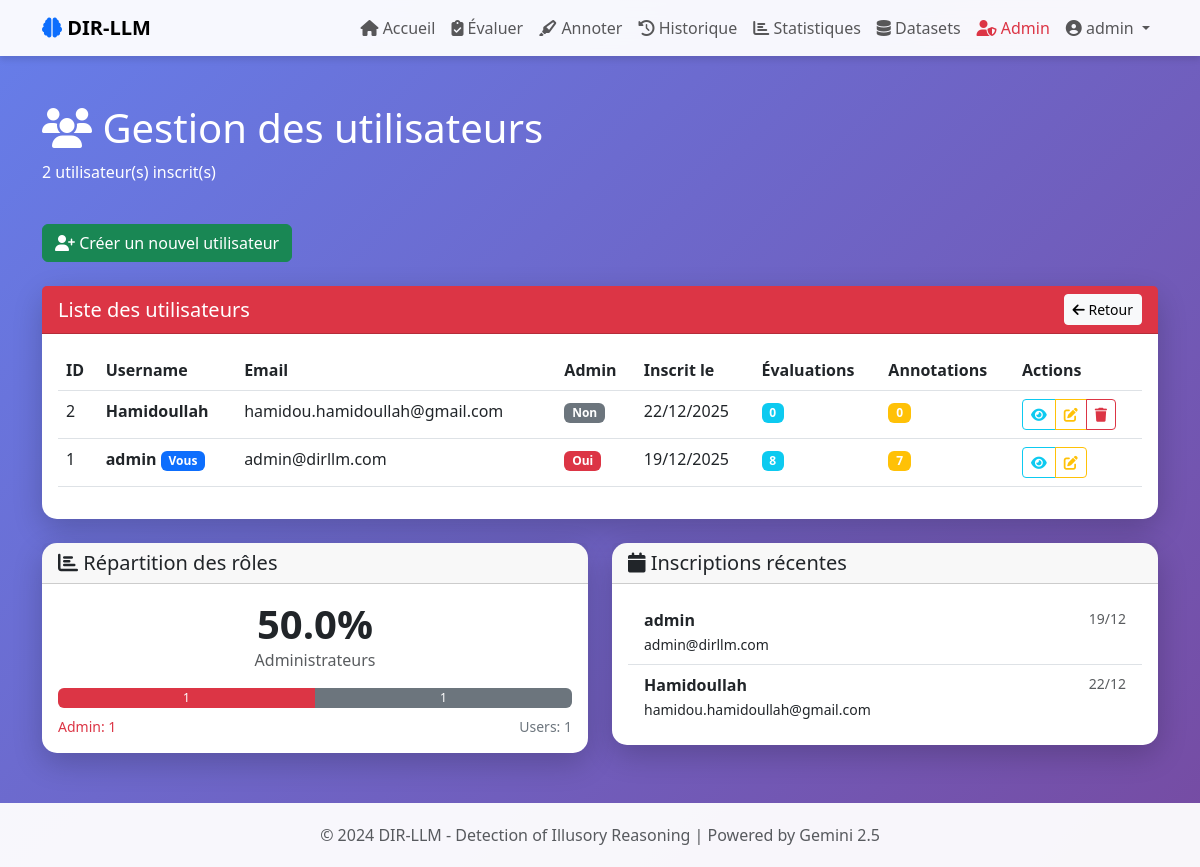
The app's page /admin/users (signed in) with its own data.
### models/user.py (models this page shows, shortened)
class User(UserMixin, db.Model):
    id = db.Column(db.Integer, primary_key=True)
    username = db.Column(db.String(80), unique=True, nullable=False)
    email = db.Column(db.String(120), unique=True, nullable=False)
    password_hash = db.Column(db.String(200), nullable=False)
    created_at = db.Column(db.DateTime, default=datetime.utcnow)
    is_admin = db.Column(db.Boolean, default=False)
    evaluations = db.relationship('Evaluation', backref='user', lazy=True, cascade='all, delete-orphan')
    annotations = db.relationship('HumanAnnotation', backref='annotator', lazy=True)

### routes/admin.py (the view)
@admin_bp.route('/admin/users')
@admin_required
def admin_users():
    users = User.query.order_by(User.created_at.desc()).all()
    return render_template('admin_users.html', users=users)

### app.py (called while the page is built)
def create_app():
    app = Flask(__name__)
    app.config.from_object(Config)
    db.init_app(app)
    login_manager = LoginManager()
    login_manager.init_app(app)
    login_manager.login_view = 'auth.login'
    @login_manager.user_loader
    def load_user(user_id):
        return User.query.get(int(user_id))
    init_routes(app)
    with app.app_context():
        init_db_complete()
    return app

### templates/admin_users.html (shortened to what this page needs)
{% extends "base.html" %}
{% block content %}
<div class="row mb-4">
    <div class="col-12">
        <h1 class="text-white">
            <i class="fas fa-users"></i> Gestion des utilisateurs
        </h1>
        <p class="text-white">{{ users|length }} utilisateur(s) inscrit(s)</p>
    </div>
</div>
<div class="row mb-4">
    <div class="col-12">
        <button type="button" class="btn btn-success" data-bs-toggle="modal" data-bs-target="#createUserModal">
            <i class="fas fa-user-plus"></i> Créer un nouvel utilisateur
        </button>
    </div>
</div>
<div class="row">
    <div class="col-12">
        <div class="card">
            <div class="card-header bg-danger text-white">
                <div class="d-flex justify-content-between align-items-center">
                    <h5 class="mb-0">Liste des utilisateurs</h5>
                    <a href="{{ url_for('admin.admin_panel') }}" class="btn btn-light btn-sm">
                        <i class="fas fa-arrow-left"></i> Retour
                    </a>
                </div>
            </div>
            <div class="card-body">
                <div class="table-responsive">
                    <table class="table table-hover">
                        <thead>
                            <tr>
                                <th>ID</th>
                                <th>Username</th>
                                <th>Email</th>
                                <th>Admin</th>
                                <th>Inscrit le</th>
                                <th>Évaluations</th>
                                <th>Annotations</th>
                                <th>Actions</th>
                            </tr>
                        </thead>
                        <tbody>
                            {% for user in users %}
                            <tr>
                                <td>{{ user.id }}</td>
                                <td>
                                    <strong>{{ user.username }}</strong>
                                    {% if user.id == current_user.id %}
                                    <span class="badge bg-primary">Vous</span>
                                    {% endif %}
                                </td>
                                <td>{{ user.email }}</td>
                                <td>
                                    {% if user.is_admin %}
                                    <span class="badge bg-danger">Oui</span>
                                    {% else %}
                                    <span class="badge bg-secondary">Non</span>
                                    {% endif %}
                                </td>
                                <td>{{ user.created_at.strftime('%d/%m/%Y') }}</td>
                                <td>
                                    <span class="badge bg-info"
                                          style="cursor: pointer;"
                                          onclick="showUserEvaluations({{ user.id }}, '{{ user.username }}')">
                                        {{ user.evaluations|length }}
                                    </span>
                                </td>
                                <td>
                                    <span class="badge bg-warning">
                                        {{ user.annotations|length }}
                                    </span>
                                </td>
                                <td>
                                    <div class="btn-group btn-group-sm">
                                        <button class="btn btn-outline-info"
                                                onclick="showUserDetails({{ user.id }})"
                                                title="Voir détails">
                                            <i class="fas fa-eye"></i>
                                        </button>
                                        <button class="btn btn-outline-warning"
                                                onclick="editUser({{ user.id }})"
                                                title="Modifier">
                                            <i class="fas fa-edit"></i>
                                        </button>
                                        {% if user.id != current_user.id %}
                                        <button class="btn btn-outline-danger"
                                                onclick="confirmDelete({{ user.id }}, '{{ user.username }}')"
                                                title="Supprimer">
                                            <i class="fas fa-trash"></i>
                                        </button>
                                        {% endif %}
                                    </div>
                                </td>
                            </tr>
                            {% endfor %}
                        </tbody>
                    </table>
                </div>
            </div>
        </div>
    </div>
</div>
<div class="row mt-4">
    <div class="col-md-6">
        <div class="card">
            <div class="card-header">
                <h5 class="mb-0"><i class="fas fa-chart-bar"></i> Répartition des rôles</h5>
            </div>
            <div class="card-body">
                <div class="text-center">
                    <div class="display-6 fw-bold">
                        {% set admin_count = users|selectattr('is_admin')|list|length %}
                        {{ "%.1f"|format((admin_count / users|length) * 100) if users|length > 0 else 0 }}%
                    </div>
                    <p class="text-muted">Administrateurs</p>
                    <div class="progress" style="height: 20px;">
                        <div class="progress-bar bg-danger"
                             style="width: {{ (admin_count / users|length) * 100 if users|length > 0 else 0 }}%">
                            {{ admin_count }}
                        </div>
                        <div class="progress-bar bg-secondary"
                             style="width: {{ ((users|length - admin_count) / users|length) * 100 if users|length > 0 else 0 }}%">
                            {{ users|length - admin_count }}
                        </div>
                    </div>
                    <div class="d-flex justify-content-between mt-2">
                        <small class="text-danger">Admin: {{ admin_count }}</small>
                        <small class="text-secondary">Users: {{ users|length - admin_count }}</small>
                    </div>
                </div>
            </div>
        </div>
    </div>
    <div class="col-md-6">
        <div class="card">
            <div class="card-header">
                <h5 class="mb-0"><i class="fas fa-calendar"></i> Inscriptions récentes</h5>
            </div>
            <div class="card-body">
                <div class="list-group list-group-flush">
                    {% for user in users[-3:]|reverse %}
                    <div class="list-group-item">
                        <div class="d-flex justify-content-between">
                            <div>
                                <strong>{{ user.username }}</strong>
                                <br>
                                <small>{{ user.email }}</small>
                            </div>
                            <small class="text-muted">
                                {{ user.created_at.strftime('%d/%m') }}
                            </small>
                        </div>
                    </div>
                    {% endfor %}
                </div>
            </div>
        </div>
    </div>
</div>
{% endblock %}

### templates/base.html (shortened to what this page needs)
<!DOCTYPE html>
<html lang="fr">
<head>
    <link href="https://cdn.jsdelivr.net/npm/bootstrap@5.3.0/dist/css/bootstrap.min.css" rel="stylesheet">
    <link rel="stylesheet" href="https://cdnjs.cloudflare.com/ajax/libs/font-awesome/6.4.0/css/all.min.css">
</head>
<body>
    <nav class="navbar navbar-expand-lg navbar-light">
        <div class="container">
            <a class="navbar-brand fw-bold" href="{{ url_for('auth.index') }}">
                <i class="fas fa-brain text-primary"></i> DIR-LLM
            </a>
            <div class="collapse navbar-collapse" id="navbarNav">
                <ul class="navbar-nav ms-auto">
                    {% if current_user.is_authenticated %}
                        <li class="nav-item">
                            <a class="nav-link" href="{{ url_for('main.dashboard') }}">
                                <i class="fas fa-home"></i> Accueil
                            </a>
                        </li>
                        <li class="nav-item">
                            <a class="nav-link" href="{{ url_for('main.evaluate') }}">
                                <i class="fas fa-clipboard-check"></i> Évaluer
                            </a>
                        </li>
                        <li class="nav-item">
                            <a class="nav-link" href="{{ url_for('annotations.annotate_list') }}">
                                <i class="fas fa-highlighter"></i> Annoter
                            </a>
                        </li>
                        <li class="nav-item">
                            <a class="nav-link" href="{{ url_for('main.history') }}">
                                <i class="fas fa-history"></i> Historique
                            </a>
                        </li>
                        <li class="nav-item">
                            <a class="nav-link" href="{{ url_for('main.statistics') }}">
                                <i class="fas fa-chart-bar"></i> Statistiques
                            </a>
                        </li>
                        <li class="nav-item">
                            <a class="nav-link" href="{{ url_for('datasets.view_datasets') }}">
                                <i class="fas fa-database"></i> Datasets
                            </a>
                        </li>
                        {% if current_user.is_admin %}
                        <li class="nav-item">
                            <a class="nav-link text-danger" href="{{ url_for('admin.admin_panel') }}">
                                <i class="fas fa-user-shield"></i> Admin
                            </a>
                        </li>
                        {% endif %}
                        <li class="nav-item dropdown">
                            <a class="nav-link dropdown-toggle" href="#" id="navbarDropdown" role="button" data-bs-toggle="dropdown">
                                <i class="fas fa-user-circle"></i> {{ current_user.username }}
                            </a>
                        </li>
                    {% endif %}
                </ul>
            </div>
        </div>
    </nav>
    <main class="container my-5">
        {% block content %}{% endblock %}
    </main>
    <footer class="footer text-center">
        <div class="container">
            <p class="mb-0 text-muted">
                &copy; 2024 DIR-LLM - Detection of Illusory Reasoning | Powered by Gemini 2.5
            </p>
        </div>
    </footer>
</body>
</html>

### templates/base.html (style rules this page uses)
:root { --primary: #6366f1; --secondary: #8b5cf6; --success: #10b981; --danger: #ef4444; --warning: #f59e0b; --dark: #1f2937; }
body { font-family: 'Segoe UI', Tahoma, Geneva, Verdana, sans-serif; background: linear-gradient(135deg, #667eea 0%, #764ba2 100%); min-height: 100vh; }
.navbar { background: rgba(255, 255, 255, 0.95) !important; backdrop-filter: blur(10px); box-shadow: 0 4px 6px rgba(0, 0, 0, 0.1); }
.card { border: none; border-radius: 15px; box-shadow: 0 10px 30px rgba(0, 0, 0, 0.2); transition: transform 0.3s ease; }
.footer { background: rgba(255, 255, 255, 0.95); padding: 20px 0; margin-top: 50px; }

### records on screen
User: username "admin", id "1", shows "Vous", email "admin@dirllm.com", is_admin "Oui", created_at "19/12/2025", evaluations|length "8", annotations|length "7", created_at "19/12"
User: id "2", username "Hamidoullah", email "hamidou.hamidoullah@gmail.com", is_admin "Non", created_at "22/12/2025", evaluations|length "0", annotations|length "0", created_at "22/12"

### other values on screen
{{ users|length }} "2"
{{ admin_count }} "1"
{{ users|length - admin_count }} "1"
